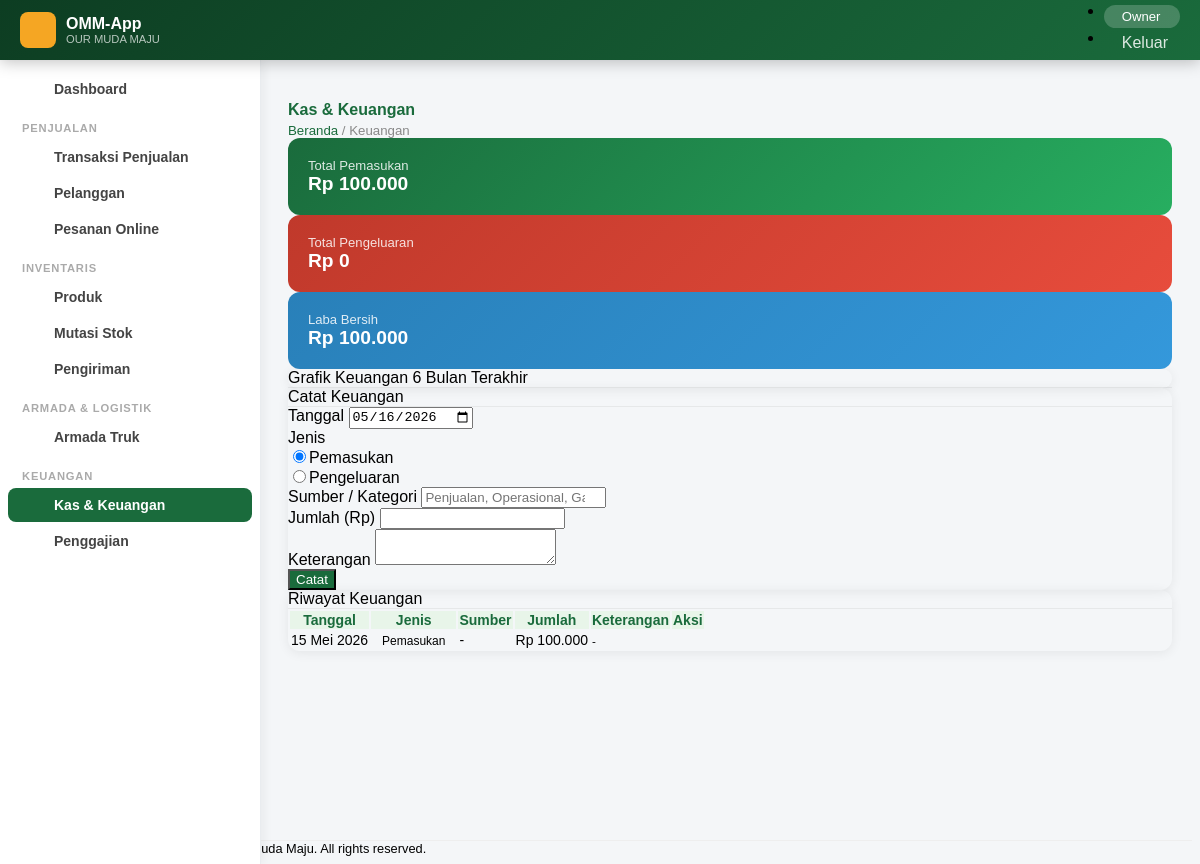
Screenshot of /keuangan.php (signed in) with the database file from the repository.
### tables this page shows
CREATE TABLE `keuangan` (
  `id_keuangan` int NOT NULL AUTO_INCREMENT,
  `tanggal` date NOT NULL,
  `jenis` enum('Pemasukan','Pengeluaran') NOT NULL,
  `sumber` varchar(50) NOT NULL,
  `jumlah` decimal(12,2) NOT NULL,
  `keterangan` text NOT NULL,
  PRIMARY KEY (`id_keuangan`)
);

### koneksi.php (called while the page is built, shortened)
<?php
class Koneksi {
    private $db_host = 'localhost',
            $db_user = 'root',
            $db_pass = 'kristin',
            $db_name = 'db_toko_bangunan';
    function __construct() {
        try {
            $this->db = new PDO(
                "mysql:host=$this->db_host;dbname=$this->db_name;charset=utf8",
                $this->db_user,
                $this->db_pass,
                [PDO::ATTR_ERRMODE => PDO::ERRMODE_EXCEPTION]
            );
        } catch (PDOException $e) {
            die('<div class="alert alert-danger m-3">Koneksi database gagal: ' . $e->getMessage() . '</div>');
        }
    }
}
?>

### Dml.php (called while the page is built, shortened)
<?php
include_once "koneksi.php";
class Dml extends Koneksi {
    public function query($sql, $params = [])
    {
        $q = $this->db->prepare($sql);
        $q->execute($params);
        return $q->fetchAll(PDO::FETCH_ASSOC);
    }
    public function queryOne($sql, $params = [])
    {
        $q = $this->db->prepare($sql);
        $q->execute($params);
        return $q->fetch(PDO::FETCH_ASSOC);
    }
}
?>

### fungsi.php (called while the page is built, shortened)
<?php
function tanggal($tanggal)
{
    $bulan = [
        'Januari', 'Februari', 'Maret', 'April', 'Mei', 'Juni',
        'Juli', 'Agustus', 'September', 'Oktober', 'November', 'Desember'
    ];
    if (preg_match('/^\d{4}-\d{2}-\d{2}/', $tanggal)) {
        $tgl       = substr($tanggal, 8, 2);
        $bln_index = (int) substr($tanggal, 5, 2) - 1;
        $bln       = $bulan[$bln_index] ?? '';
        $thn       = substr($tanggal, 0, 4);
        return "$tgl $bln $thn";
    }
    return $tanggal;
}
function rupiah($angka)
{
    return 'Rp ' . number_format($angka, 0, ',', '.');
}

### keuangan.php (the view, shortened to what this page needs)
<?php
include "fungsi.php";
include "Dml.php";
$db = new Dml();
$laba = $db->queryOne("SELECT * FROM view_laba_rugi");
$keuangan = $db->query("SELECT * FROM keuangan ORDER BY tanggal DESC");
include "header.php";
?>
<main id="main">
<div class="mb-4">
    <h4 class="page-title mb-0"><i class="bi bi-cash-coin me-2"></i>Kas & Keuangan</h4>
    <div class="page-breadcrumb"><a href="beranda.php">Beranda</a> / Keuangan</div>
</div>
<div class="row g-3 mb-4">
    <div class="col-md-4">
        <div class="stat-card bg-btj-green"><div class="stat-label">Total Pemasukan</div><div class="stat-val" style="font-size:1.2rem;"><?php echo rupiah($laba['total_pemasukan']??0); ?></div><i class="bi bi-arrow-down-circle stat-icon"></i></div>
    </div>
    <div class="col-md-4">
        <div class="stat-card bg-btj-red"><div class="stat-label">Total Pengeluaran</div><div class="stat-val" style="font-size:1.2rem;"><?php echo rupiah($laba['total_pengeluaran']??0); ?></div><i class="bi bi-arrow-up-circle stat-icon"></i></div>
    </div>
    <div class="col-md-4">
        <?php $lb=floatval($laba['laba_bersih']??0); ?>
        <div class="stat-card <?php echo $lb>=0?'bg-btj-blue':'bg-btj-orange'; ?>"><div class="stat-label">Laba Bersih</div><div class="stat-val" style="font-size:1.2rem;"><?php echo rupiah($lb); ?></div><i class="bi bi-wallet2 stat-icon"></i></div>
    </div>
</div>
<div class="card mb-4">
    <div class="card-header bg-white py-3"><span class="fw-bold"><i class="bi bi-bar-chart me-2 text-primary"></i>Grafik Keuangan 6 Bulan Terakhir</span></div>
</div>
<div class="row g-3">
<div class="col-lg-4">
    <div class="card">
        <div class="card-header bg-white py-3"><span class="fw-bold"><i class="bi bi-plus-circle me-2 text-success"></i>Catat Keuangan</span></div>
        <div class="card-body">
            <form method="post">
                <div class="mb-3">
                    <label class="form-label fw-semibold">Tanggal</label>
                    <input type="date" name="tanggal" class="form-control" value="<?php echo date('Y-m-d'); ?>" required>
                </div>
                <div class="mb-3">
                    <label class="form-label fw-semibold">Jenis</label>
                    <div class="d-flex gap-3">
                        <div class="form-check"><input type="radio" class="form-check-input" name="jenis" value="Pemasukan" checked><label class="form-check-label text-success fw-semibold">Pemasukan</label></div>
                        <div class="form-check"><input type="radio" class="form-check-input" name="jenis" value="Pengeluaran"><label class="form-check-label text-danger fw-semibold">Pengeluaran</label></div>
                    </div>
                </div>
                <div class="mb-3">
                    <label class="form-label fw-semibold">Sumber / Kategori</label>
                    <input type="text" name="sumber" class="form-control" placeholder="Penjualan, Operasional, Gaji..." list="sumber-list" required>
                </div>
                <div class="mb-3">
                    <label class="form-label fw-semibold">Jumlah (Rp)</label>
                    <input type="number" name="jumlah" class="form-control" min="0" required>
                </div>
                <div class="mb-3">
                    <label class="form-label fw-semibold">Keterangan</label>
                    <textarea name="keterangan" class="form-control" rows="2"></textarea>
                </div>
                <button type="submit" name="simpan" class="btn btn-btj w-100"><i class="bi bi-check-circle me-1"></i>Catat</button>
            </form>
        </div>
    </div>
</div>
<div class="col-lg-8">
    <div class="card">
        <div class="card-header bg-white py-3"><span class="fw-bold"><i class="bi bi-table me-2"></i>Riwayat Keuangan</span></div>
        <div class="card-body p-0">
            <div class="table-responsive">
                <table class="table table-hover datatable mb-0">
                    <thead><tr class="text-center"><th>Tanggal</th><th>Jenis</th><th>Sumber</th><th>Jumlah</th><th>Keterangan</th><th>Aksi</th></tr></thead>
                    <tbody>
                    <?php if (empty($keuangan)): ?>
                    <tr><td colspan="6" class="text-center text-muted py-4">Belum ada data</td></tr>
                    <?php else: foreach ($keuangan as $k): ?>
                    <tr class="text-center">
                        <td><?php echo tanggal($k['tanggal']); ?></td>
                        <td><span class="badge bg-<?php echo $k['jenis']==='Pemasukan'?'success':'danger'; ?>"><?php echo $k['jenis']; ?></span></td>
                        <td><?php echo htmlspecialchars($k['sumber']); ?></td>
                        <td class="fw-bold text-<?php echo $k['jenis']==='Pemasukan'?'success':'danger'; ?>"><?php echo rupiah($k['jumlah']); ?></td>
                        <td><small><?php echo htmlspecialchars($k['keterangan']); ?></small></td>
                        <td><a href="?hapus=<?php echo $k['id_keuangan']; ?>" onclick="return confirm('Hapus data ini?')" class="btn btn-sm btn-outline-danger"><i class="bi bi-trash"></i></a></td>
                    </tr>
                    <?php endforeach; endif; ?>
                    </tbody>
                </table>
            </div>
        </div>
    </div>
</div>
</div>
</main>
<?php include "footer.php"; ?>

### assets/css/main.css (style rules this page uses)
:root { --btj-primary: #1a6b3c; --btj-secondary: #f5a623; --btj-accent: #e8f5e9; --btj-dark: #0d3d22; --btj-sidebar-w: 260px; }
body { font-family: 'Nunito', sans-serif; background: #f4f6f8; }
#main { margin-left: var(--btj-sidebar-w); margin-top: 60px; padding: 20px; transition: all 0.3s; min-height: calc(100vh - 60px); }
.card { border: none; border-radius: 12px; box-shadow: 0 2px 12px rgba(0,0,0,0.07); }
.card-header { border-radius: 12px 12px 0 0 !important; border-bottom: 1px solid rgba(0,0,0,0.06); }
.stat-card { border-radius: 12px; padding: 20px; color: #fff; position: relative; overflow: hidden; }
.stat-card .stat-val { font-size: 1.8rem; font-weight: 800; }
.stat-card .stat-label { font-size: 0.82rem; opacity: 0.85; }
.bg-btj-green { background: linear-gradient(135deg, #1a6b3c, #27ae60); }
.bg-btj-blue { background: linear-gradient(135deg, #2980b9, #3498db); }
.bg-btj-red { background: linear-gradient(135deg, #c0392b, #e74c3c); }
.table { font-size: 0.875rem; }
.table thead th { background: var(--btj-accent); color: var(--btj-primary); font-weight: 700; border: none; }
.btn-btj { background: var(--btj-primary); color: #fff; }
.page-title { font-family: 'Poppins', sans-serif; font-weight: 700; color: var(--btj-primary); margin-bottom: 4px; }
.page-breadcrumb { color: #888; font-size: 0.83rem; }
.page-breadcrumb a { color: var(--btj-primary); text-decoration: none; }
.badge { font-size: 0.75rem; padding: 5px 10px; border-radius: 20px; }

### rows the page displays
keuangan: tanggal "15 Mei 2026", jenis "Pemasukan", sumber "-", jumlah "Rp 100.000", keterangan "-"

### other values shown
$_SESSION['nama_role'] "Owner"
rupiah($laba['total_pemasukan']??0) "Rp 100.000"
rupiah($laba['total_pengeluaran']??0) "Rp 0"
rupiah($lb) "Rp 100.000"
